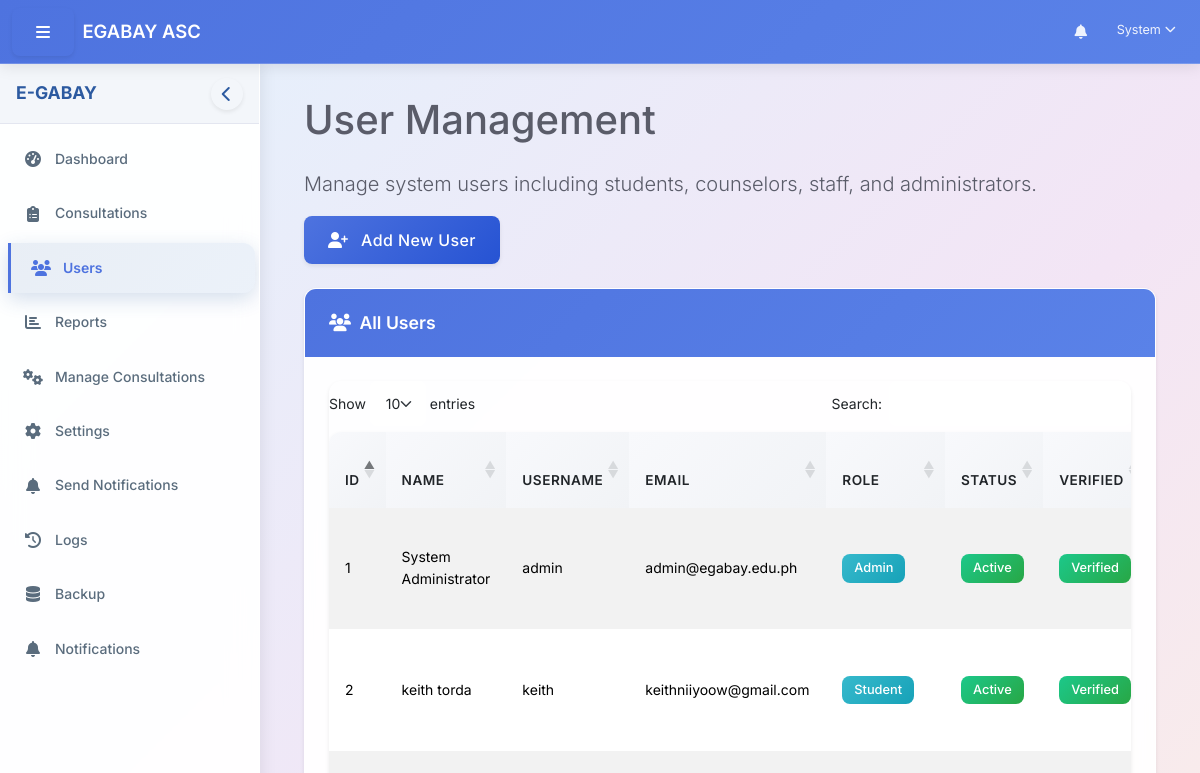
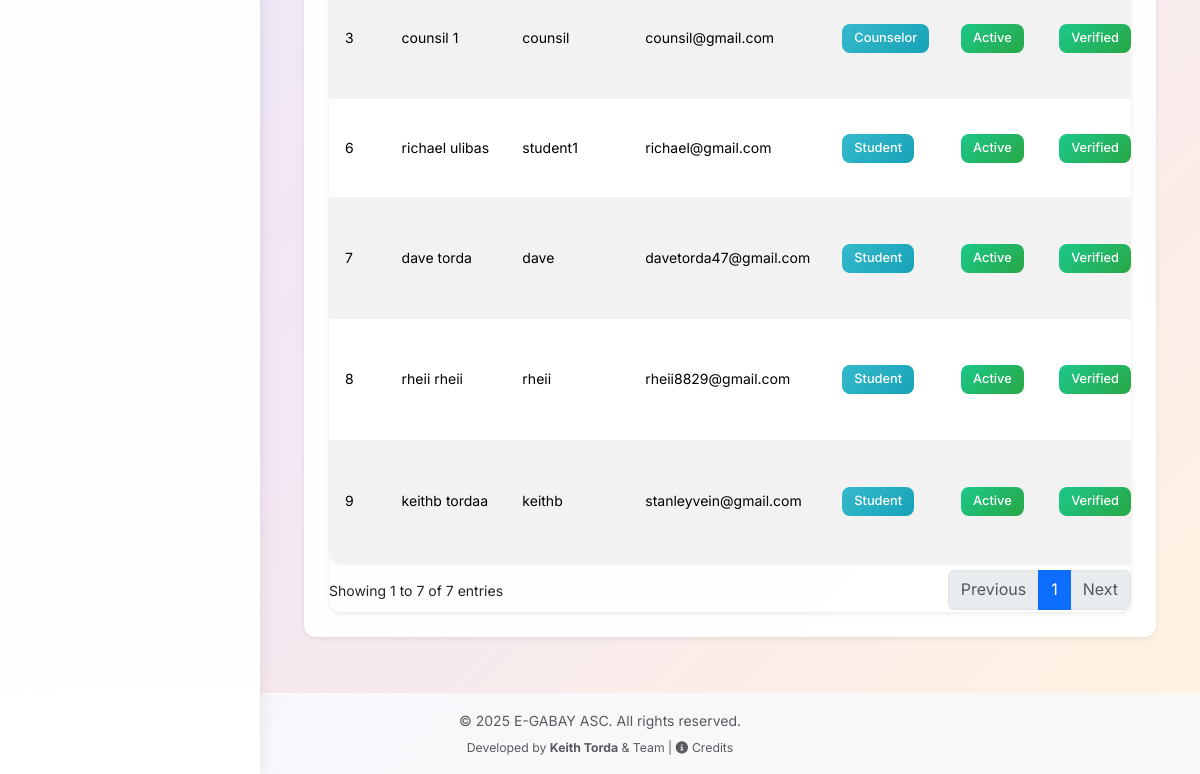
The app's page /dashboard/admin/users.php (signed in), older data (2 pictures, top to bottom).
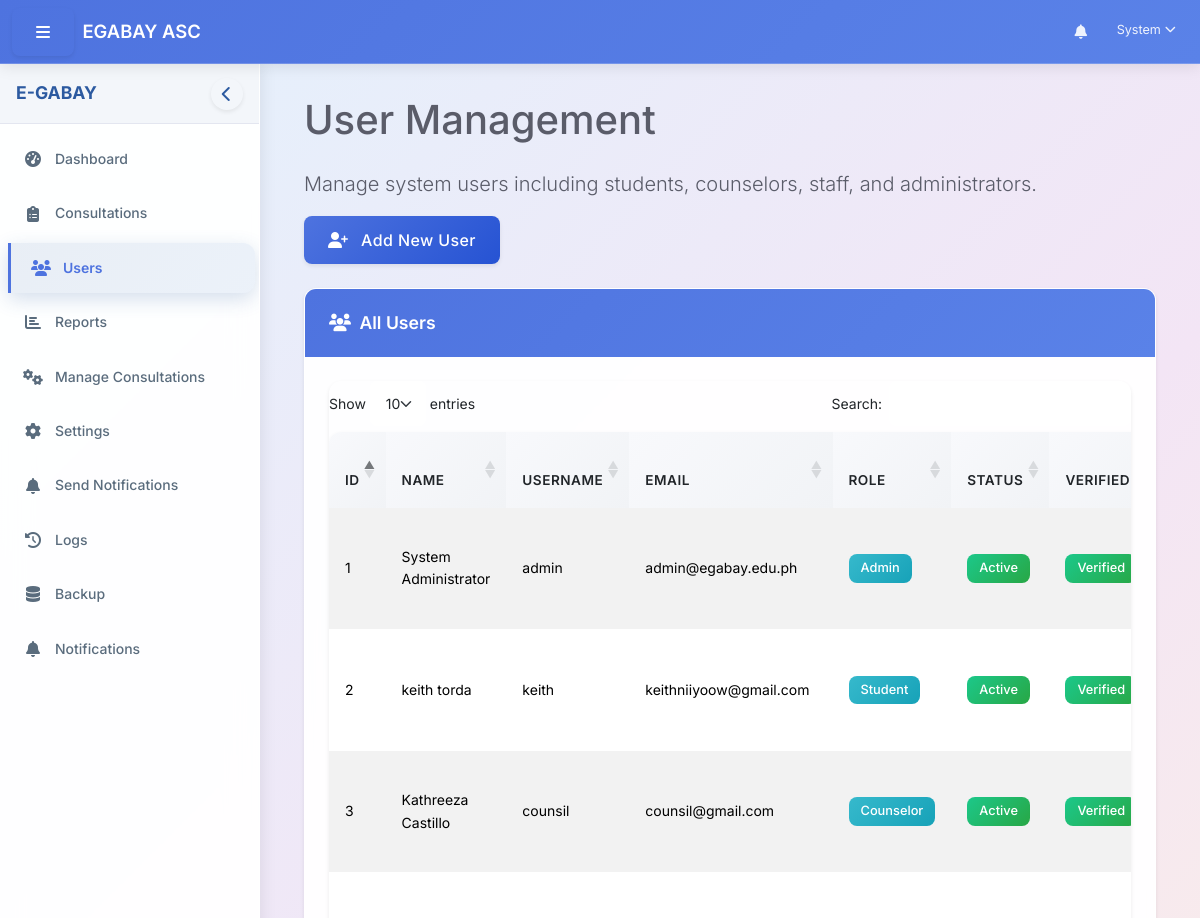
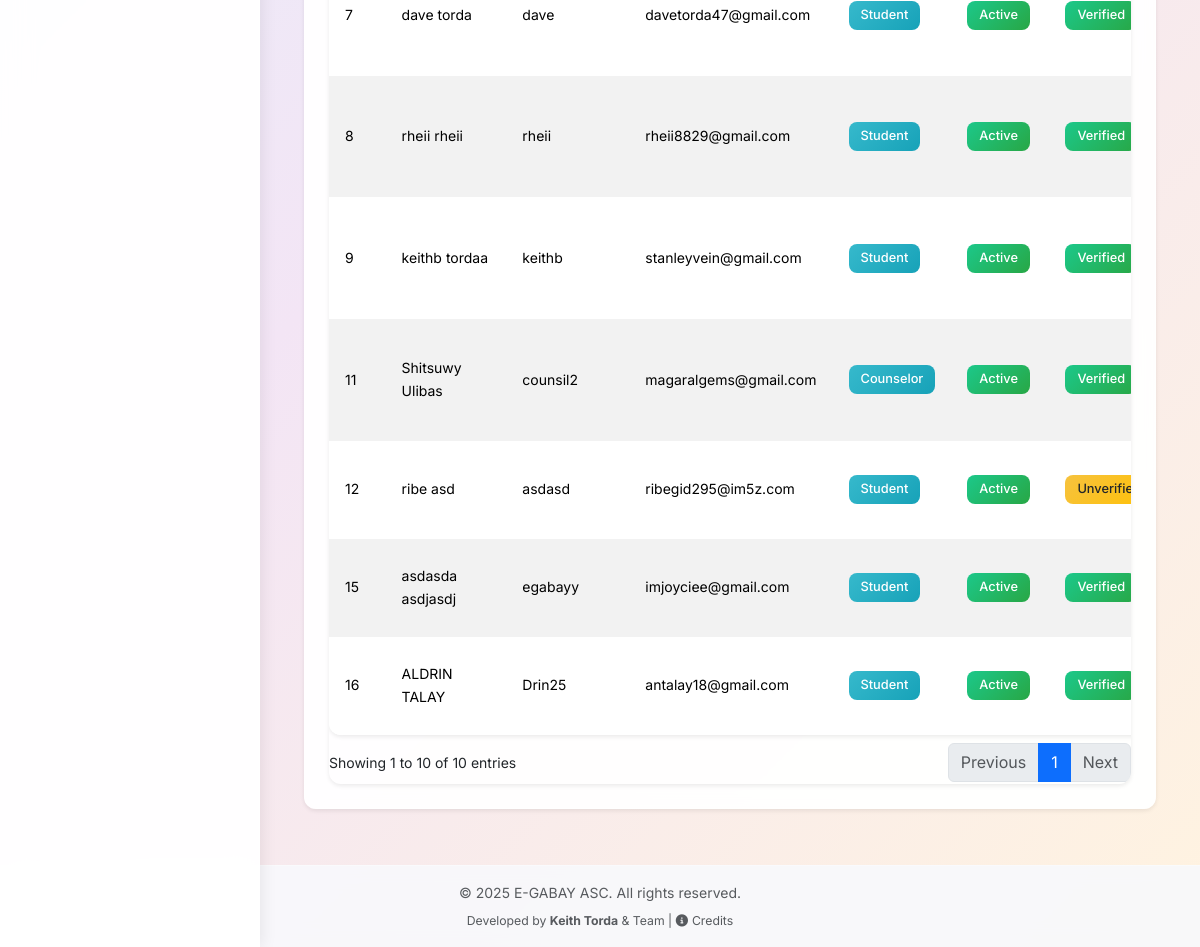
The same page, newer data (2 pictures, top to bottom).
### tables this page shows
CREATE TABLE `users` (
  `user_id` int(11) NOT NULL AUTO_INCREMENT,
  `username` varchar(50) NOT NULL,
  `password` varchar(255) NOT NULL,
  `first_name` varchar(100) NOT NULL,
  `last_name` varchar(100) NOT NULL,
  `email` varchar(100) NOT NULL,
  `role_id` int(11) NOT NULL,
  `is_active` tinyint(1) DEFAULT 1,
  `last_login` datetime DEFAULT NULL,
  `created_at` timestamp NOT NULL DEFAULT current_timestamp(),
  `updated_at` timestamp NOT NULL DEFAULT current_timestamp() ON UPDATE current_timestamp(),
  `profile_picture` varchar(255) DEFAULT NULL,
  `verification_token` varchar(64) DEFAULT NULL,
  `is_verified` tinyint(1) NOT NULL DEFAULT 0,
  PRIMARY KEY (`user_id`),
  UNIQUE KEY `username` (`username`),
  UNIQUE KEY `email` (`email`),
  KEY `idx_users_role` (`role_id`),
  CONSTRAINT `users_ibfk_1` FOREIGN KEY (`role_id`) REFERENCES `roles` (`role_id`)
);

CREATE TABLE `roles` (
  `role_id` int(11) NOT NULL AUTO_INCREMENT,
  `role_name` varchar(50) NOT NULL,
  `description` text DEFAULT NULL,
  `is_active` tinyint(1) NOT NULL DEFAULT 1,
  `created_at` timestamp NOT NULL DEFAULT current_timestamp(),
  `updated_at` timestamp NOT NULL DEFAULT current_timestamp() ON UPDATE current_timestamp(),
  PRIMARY KEY (`role_id`)
);

### dashboard/admin/users.php (the view, shortened to what this page needs)
<?php
require_once __DIR__ . '/../../includes/path_fix.php';
require_once $base_path . '/config/config.php';
require_once $base_path . '/classes/Auth.php';
$database = new Database();
$db = $database->getConnection();
$query = "SELECT u.*, r.role_name
          FROM users u
          JOIN roles r ON u.role_id = r.role_id
          WHERE r.role_name <> 'staff'
          ORDER BY u.last_name, u.first_name";
$stmt = $db->prepare($query);
$stmt->execute();
$users = $stmt->fetchAll(PDO::FETCH_ASSOC);
include_once $base_path . '/includes/header.php';
?>
<div class="row">
    <div class="col-12">
        <h1 class="mb-4">User Management</h1>
        <p class="lead">Manage system users including students, counselors, staff, and administrators.</p>
    </div>
</div>
<div class="row mb-4">
    <div class="col-12">
        <button type="button" class="btn btn-primary" data-bs-toggle="modal" data-bs-target="#addUserModal">
            <i class="fas fa-user-plus me-2"></i> Add New User
        </button>
    </div>
</div>
<div class="card mb-4">
    <div class="card-header">
        <i class="fas fa-users me-1"></i>
        All Users
    </div>
    <div class="card-body">
        <div class="table-responsive">
            <table class="table table-striped table-hover" id="usersTable">
                <thead>
                    <tr>
                        <th>ID</th>
                        <th>Name</th>
                        <th>Username</th>
                        <th>Email</th>
                        <th>Role</th>
                        <th>Status</th>
                        <th>Verified</th>
                    </tr>
                </thead>
                <tbody>
                    <?php foreach ($users as $user): ?>
                        <tr>
                            <td><?php echo $user['user_id']; ?></td>
                            <td><?php echo $user['first_name'] . ' ' . $user['last_name']; ?></td>
                            <td><?php echo $user['username']; ?></td>
                            <td><?php echo $user['email']; ?></td>
                            <td><span class="badge bg-info"><?php echo ucfirst($user['role_name']); ?></span></td>
                            <td>
                                <?php if ($user['is_active']): ?>
                                    <span class="badge bg-success">Active</span>
                                <?php else: ?>
                                    <span class="badge bg-danger">Inactive</span>
                                <?php endif; ?>
                            </td>
                            <td>
                                <?php if($user['is_verified']): ?>
                                    <span class="badge bg-success">Verified</span>
                                <?php else: ?>
                                    <span class="badge bg-warning text-dark">Unverified</span>
                                <?php endif; ?>
                            </td>
                        </tr>
                    <?php endforeach; ?>
                </tbody>
            </table>
        </div>
    </div>
</div>
<?php
include_once $base_path . '/includes/footer.php';
?>

Row changes from the older to the newer data that the page shows:
removed users: user_id "6", first_name "richael", last_name "ulibas", username "student1", email "richael@gmail.com", role.role_name "Student", is_active "Active", is_verified "Verified"
changed users "System": moves up the list
added users: user_id "12", first_name "ribe", last_name "asd", username "asdasd", email "ribegid295@im5z.com", role.role_name "Student", is_active "Active", is_verified "Unverified"
added users: user_id "15", first_name "asdasda", last_name "asdjasdj", username "egabayy", email "imjoyciee@gmail.com", role.role_name "Student", is_active "Active", is_verified "Verified"
changed users "counsil": first_name "counsil" → "Kathreeza"; last_name "1" → "Castillo"
added users: user_id "16", first_name "ALDRIN", last_name "TALAY", username "Drin25", email "antalay18@gmail.com", role.role_name "Student", is_active "Active", is_verified "Verified"
added users: user_id "11", first_name "Shitsuwy", last_name "Ulibas", username "counsil2", email "magaralgems@gmail.com", role.role_name "Counselor", is_active "Active", is_verified "Verified"
Text that changed along with them:
text written by a page script: "Show entries Search: Showing 1 to 7 of 7 entries Previous 1 Next" → "Show entries Search: Showing 1 to 10 of 10 entries Previous 1 Next"
